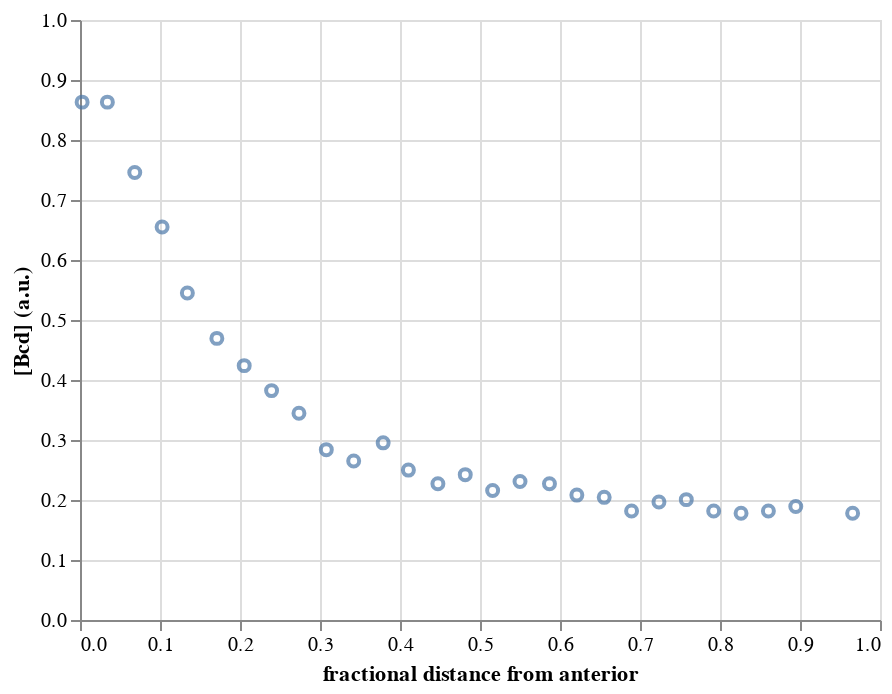

The cell this chart's notebook holds for it:
### Code cell
dots = alt.Chart(df
                ).mark_point(
                ).encode(
                    x='fractional distance from anterior:Q',
                    y=alt.Y('bcd:Q', title='[Bcd] (a.u.)', scale=alt.Scale(domain=[0, 1])))
dots

### Figure 1 — Vega-Lite specification as saved in the notebook (floating-point values rounded to 4 significant figures)
{"$schema": "https://vega.github.io/schema/vega-lite/v2.4.3.json", "config": {"view": {"height": 300, "width": 400}}, "data": {"values": [{"bcd": 0.8631, "fractional distance from anterior": 0.002645}, {"bcd": 0.8631, "fractional distance from anterior": 0.03422}, {"bcd": 0.7457, "fractional distance from anterior": 0.06845}, {"bcd": 0.6549, "fractional distance from anterior": 0.1026}, {"bcd": 0.5451, "fractional distance from anterior": 0.1342}, {"bcd": 0.4694, "fractional distance from anterior": 0.1711}, {"bcd": 0.4239, "fractional distance from anterior": 0.2053}, {"bcd": 0.3823, "fractional distance from anterior": 0.2395}, {"bcd": 0.3444, "fractional distance from anterior": 0.2737}, {"bcd": 0.2839, "fractional distance from anterior": 0.3079}, {"bcd": 0.2649, "fractional distance from anterior": 0.3421}, {"bcd": 0.2953, "fractional distance from anterior": 0.3789}, {"bcd": 0.2498, "fractional distance from anterior": 0.4105}, {"bcd": 0.2271, "fractional distance from anterior": 0.4474}, {"bcd": 0.2422, "fractional distance from anterior": 0.4816}, {"bcd": 0.2158, "fractional distance from anterior": 0.5158}, {"bcd": 0.2309, "fractional distance from anterior": 0.55}, {"bcd": 0.2271, "fractional distance from anterior": 0.5868}, {"bcd": 0.2082, "fractional distance from anterior": 0.6211}, {"bcd": 0.2044, "fractional distance from anterior": 0.6552}, {"bcd": 0.1817, "fractional distance from anterior": 0.6895}, {"bcd": 0.1968, "fractional distance from anterior": 0.7237}, {"bcd": 0.2006, "fractional distance from anterior": 0.7579}, {"bcd": 0.1817, "fractional distance from anterior": 0.7921}, {"bcd": 0.1779, "fractional distance from anterior": 0.8263}, {"bcd": 0.1817, "fractional distance from anterior": 0.8605}, {"bcd": 0.1893, "fractional distance from anterior": 0.8947}, {"bcd": 0.1779, "fractional distance from anterior": 0.9658}]}, "encoding": {"x": {"field": "fractional distance from anterior", "type": "quantitative"}, "y": {"field": "bcd", "scale": {"domain": [0, 1]}, "title": "[Bcd] (a.u.)", "type": "quantitative"}}, "mark": "point"}
